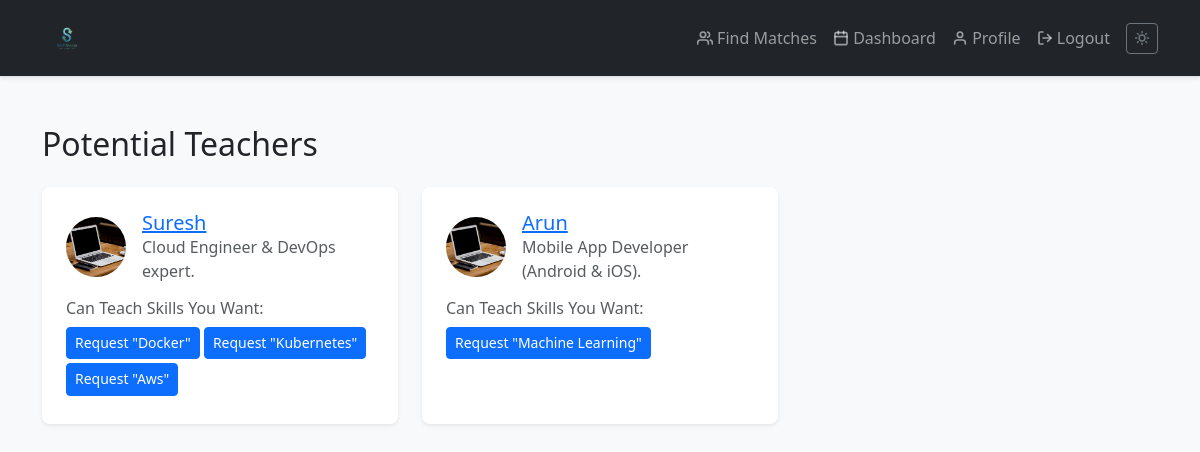
The page /matches/ (signed in) on the database its author committed.
### users/models.py (models this page shows, shortened)
class Profile(models.Model):
    user = models.OneToOneField(User, on_delete=models.CASCADE)
    image = models.ImageField(default='profile_pics/default.jpg', upload_to='profile_pics')
    bio = models.TextField(max_length=500, blank=True)
    skills_to_teach = models.ManyToManyField('skills.Skill', related_name='teachers', blank=True)
    skills_to_learn = models.ManyToManyField('skills.Skill', related_name='learners', blank=True)

### skills/models.py (models this page shows, shortened)
class Skill(models.Model):
    name = models.CharField(max_length=100, unique=True)
    category = models.ForeignKey(Category, on_delete=models.SET_NULL, null=True, blank=True, related_name='skills')

### skills/views.py (the view)
# urls.py: path('matches/', views.skill_match_view, name='matches'),
@login_required
def skill_match_view(request):
    user_profile = request.user.profile
    skills_to_learn = user_profile.skills_to_learn.all()
    active_teacher_ids = Session.objects.filter(
        learner=request.user,
        status__in=['pending', 'confirmed']
    ).values_list('teacher_id', flat=True)
    matches = Profile.objects.filter(
        skills_to_teach__in=skills_to_learn
    ).exclude(
        user=request.user  # Exclude the user themselves
    ).exclude(
        user_id__in=active_teacher_ids  # <-- 2. ADD THIS EXCLUSION
    ).distinct()
    context = {
        'matches': matches
    }
    return render(request, 'skills/matches.html', context)

### templates/skills/matches.html (shortened to what this page needs)
{% extends "base.html" %}
{% block content %}
<h2 class="fw-light mb-4">Potential Teachers</h2>
<div class="row">
  {% for profile in matches %}
  <div class="col-md-6 col-lg-4 mb-4">
    <div class="card shadow-sm border-0 rounded-3 h-100">
      <div class="card-body p-4">
        <div class="d-flex align-items-center mb-3">
          <img src="{{ profile.user.profile.image.url }}" class="rounded-circle me-3"
            style="width: 60px; height: 60px; object-fit: cover;">
          <div>
            <h5 class="card-title mb-0">
              <a href="{% url 'public_profile' user_id=profile.user.id %}" ...>{{ profile.user.username }}</a>
            </h5>
            <p class="card-text text-muted">{{ profile.bio|truncatewords:10 }}</p>
          </div>
        </div>
        <h6 class="fw-light text-muted">Can Teach Skills You Want:</h6>
        {% for skill in profile.skills_to_teach.all %}
        {% if skill in user.profile.skills_to_learn.all %}
        <a href="{% url 'request_session' teacher_id=profile.user.id skill_id=skill.id %}"
          class="btn btn-primary btn-sm mb-1">
           Request "{{ skill.name }}"
        </a>
        {% endif %}
        {% endfor %}
      </div>
    </div>
  </div>
  {% endfor %}
</div>
{% endblock %}

### static/css/style.css (style rules this page uses)
body { background-color: #f8f9fa; color: #212529; transition: background-color 0.3s ease, color 0.3s ease; }
.card { background-color: #ffffff; color: #212529; border: 1px solid rgba(0,0,0,.125); transition: background-color 0.3s ease, color 0.3s ease, border-color 0.3s ease; }

### templates/base.html (style rules this page uses)
body { background-color: #f8f9fa; transition: background-color 0.3s ease, color 0.3s ease; }

### rows shown on the page
Profile: user.profile.image (placeholder picture), user.username "Suresh", bio "Cloud Engineer & DevOps expert."
Skill: name "Docker"
Skill: name "Kubernetes"
Skill: name "Aws"
Profile: user.profile.image (placeholder picture), user.username "Arun", bio "Mobile App Developer (Android & iOS)."
Skill: name "Machine Learning"
